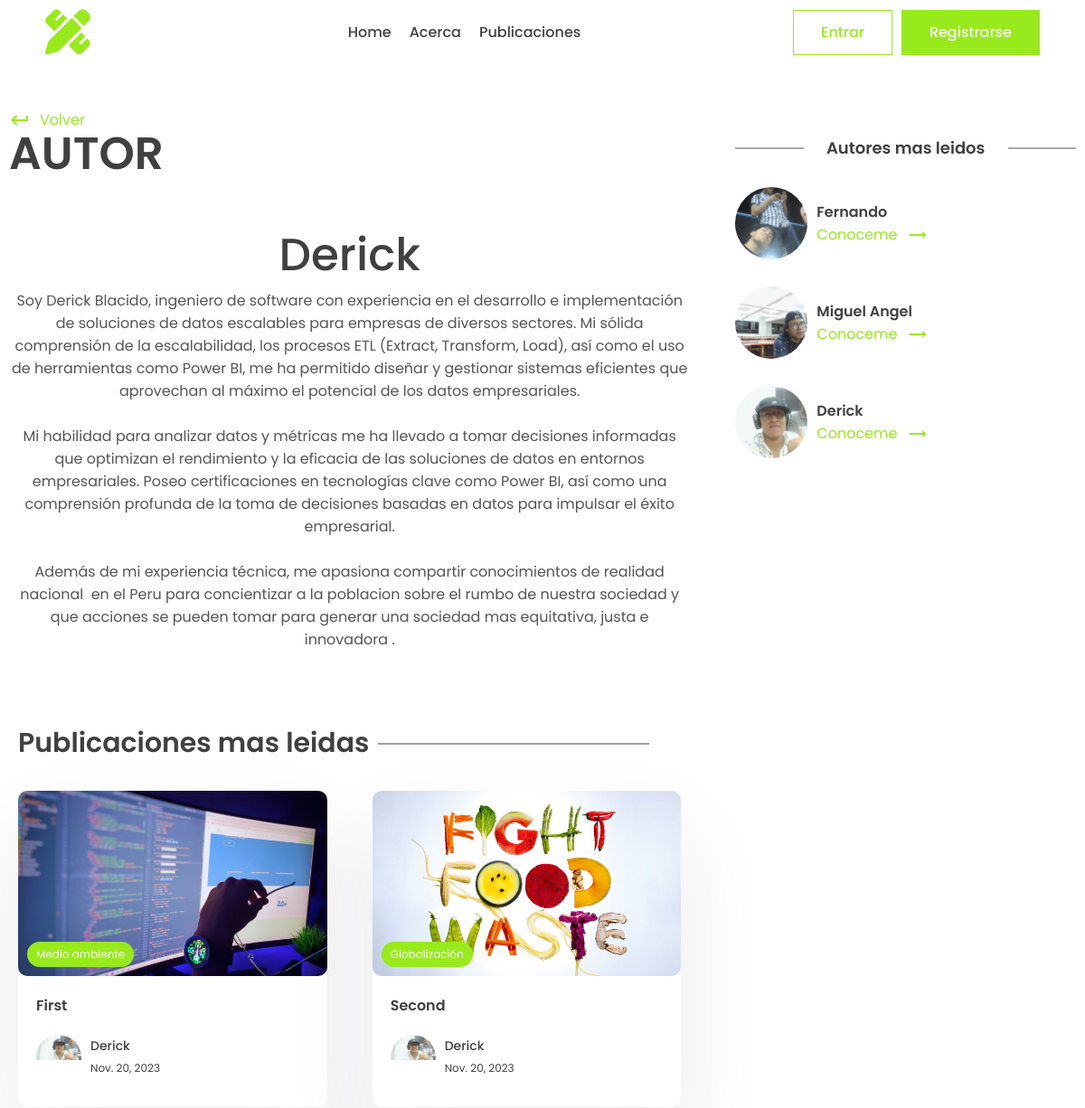
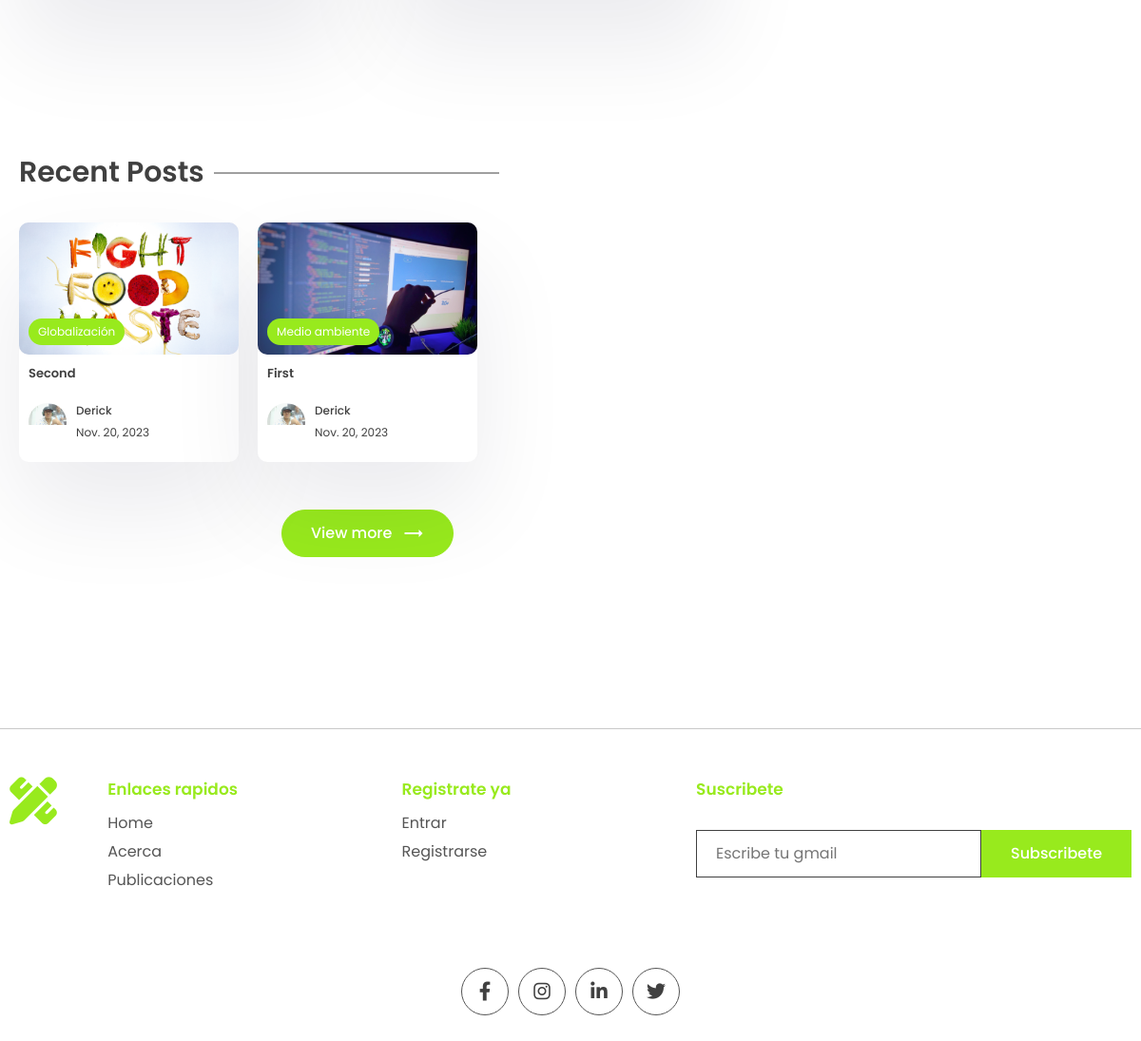
Screenshot of /author/dconer with the database file from the repository (2 pictures, top to bottom).
### app/models.py (models this page shows, shortened)
class Profile(models.Model):
    user = models.OneToOneField(User, on_delete=models.CASCADE)
    profile_image = models.ImageField(null=True, blank=True, upload_to="images/")
    slug = models.SlugField(max_length=200, unique=True)
    bio = RichTextField()
    class Meta:
        verbose_name_plural ='Perfiles'

class Post(models.Model):
    title =  models.CharField(max_length=200, verbose_name="Titulo")
    content = RichTextField(null=True)
    last_updated = models.DateTimeField(auto_now=True, verbose_name="Ultima actualizacion")
    slug = models.SlugField(max_length=200, unique=True)
    image = models.ImageField(null=True, blank=True, upload_to="images/")
    tags = models.ManyToManyField(Tag, blank=True, related_name='post')
    view_count=models.IntegerField(null=True, blank=True)
    is_featured = models.BooleanField(default=False)
    author = models.ForeignKey(User, on_delete=models.CASCADE, null=True, blank=True)
    bookmarks = models.ManyToManyField(User, related_name="bookmarks", default=None, blank=True)
    likes = models.ManyToManyField(User, related_name="post_like", default=None, blank=True)
    class Meta:
        verbose_name_plural ='Publicaciones'

class Tag(models.Model):
    name = models.CharField(max_length=100)
    description = RichTextField()
    slug = models.SlugField(max_length=200, unique=True)
    class Meta:
        verbose_name_plural ='Etiquetas'

### app/views.py (the view)
# urls.py: path('author/<slug:slug>',views.author_page,name='author_page'),
def author_page(request, slug):
    profile = Profile.objects.get(slug=slug)
    top_posts = Post.objects.filter(author = profile.user).order_by('-view_count')[0:2]
    recent_posts = Post.objects.filter(author = profile.user).order_by('-last_updated')[0:2]
    top_authors = User.objects.annotate(number=Count('post')).order_by('number')
    context={'profile':profile,'top_posts':top_posts, 'recent_posts':recent_posts, 'top_authors':top_authors}
    return render(request, 'app/author.html', context)

### app/templates/app/author.html (shortened to what this page needs)
{% extends 'base.html' %}
{% block content %}
      <div class="container">
        <div class="layout">
          <div class="left">
            <div class="page-top">
              <div class="top flex">
                <div class="page-name">
                  <a href="{% url 'index' %}" class="learn">
                    <span class="material-icons"> keyboard_return </span> Volver
                  </a>
                  <h1>Autor</h1>
                </div>
              </div>
            </div>
            <center>
              <div class="typo">
                <h1 class="title">{{profile.user.first_name}}</h1>
                <p>
                    {{profile.bio| safe}}
                </p>
              </div>
            </center>
            <section class="sp">
              <div class="container">
                <h1 class="sec-title">Publicaciones mas leidas</h1>
                <div class="grid-2 blog">
                    {% for post in top_posts %}
                  <a href="{% url 'post_page' post.slug %}">
                    <div class="card">
                      <div class="post-img">
                        <img src="{{post.image.url}}" alt="" />
                        <div class="tag">{{post.tags.all.0.name}}</div>
                      </div>
                      <div class="card-content">
                        <h3>
                          {{post.title}}
                        </h3>
                        <div class="author">
                          <div class="profile-pic">
                            <img src="{{post.author.profile.profile_image.url}}" alt="" />
                          </div>
                          <div class="details">
                            <p>{{post.author.first_name}}</p>
                            <small>{{post.last_updated|date}}</small>
                          </div>
                        </div>
                      </div>
                    </div>
                  </a>
                  {% empty %}
                  <p>Nothing to show here</p>
                  {% endfor %}
                </div>
              </div>
            </section>
            <section class="sp">
              <div class="container">
                <h1 class="sec-title">Recent Posts</h1>
                <div class="grid-3 blog-grid">
                    {% for post in recent_posts %}
                  <a href="{% url 'post_page' post.slug %}">
                    <div class="card">
                      <div class="post-img">
                        <img src="{{post.image.url}}" alt="" />
                        <div class="tag">{{post.tags.all.0.name}}</div>
                      </div>
                      <div class="card-content">
                        <h3>
                          {{post.title}}
                        </h3>
                        <div class="author">
                          <div class="profile-pic">
                            <img src="{{post.author.profile.profile_image.url}}" alt="" />
                          </div>
                          <div class="details">
                            <p>{{post.author.first_name}}</p>
                            <small>{{post.last_updated|date}}</small>
                          </div>
                        </div>
                      </div>
                    </div>
                  </a>
                  {% empty %}
                  <p>Nothing to show here</p>
                  {% endfor %}
                </div>
                <center>
                  <button class="btn btn-primary rounded view">
                    View more
                    <span class="material-icons"> trending_flat </span>
                  </button>
                </center>
              </div>
            </section>
          </div>
          <div class="right">
            <div class="block">
              <h2 class="title2">Autores mas leidos</h2>
              {% for author in top_authors %}
              <div class="recent-post other-author">
                <div class="rounded-img">
                  <img src="{{author.profile.profile_image.url}}" alt="" />
                </div>
                <div class="recent-content">
                  <h3>
                    {{author.first_name}}
                  </h3>
                  <a class="learn" href="{% url 'author_page' author.profile.slug %}">Conoceme
                    <span class="material-icons"> trending_flat </span></a
                  >
                </div>
              </div>
              {% endfor %}
              </div>
            </div>
          </div>
        </div>
{% endblock content %}

### app/static/app/style.css (style rules this page uses)
* { margin: 0; padding: 0; box-sizing: border-box; text-decoration: none; border: none; outline: none; list-style: none; font-family: "Poppins", sans-serif; color: var(--black); }
:root { --red: #98ea1d; --black: #404040; --des: #555555; --shadow: #ffffff1a 0px 1px 1px 0px inset, #32325d40 0px 50px 100px -20px, #0000004d 0px 30px 60px -30px; --shadow2: rgba(17, 12, 46, 0.084) 0px 48px 100px 0px; }
html { font-size: 62.5%; }
[class*="grid"] { display: grid; }
img { width: 100%; }
.container { max-width: 1220px; margin: auto; padding: 0 10px; }
p, a { font-size: 1.6rem; color: var(--des); }
.btn { cursor: pointer; height: 5rem; padding: 0 3rem; font-size: 1.6rem; font-weight: 500; border: 1px solid var(--red); display: flex; align-items: center; justify-content: center; gap: 1rem; }
.btn span { color: white; }
.btn-primary { background: var(--red); color: white; }
.rounded { border-radius: 5rem; }
.typo { width: 50%; margin-top: 5rem; }
.title { font-size: 5rem; font-weight: 500; }
.sp { padding: 8rem 0; }
.grid-2 { grid-template-columns: 1.3fr 1fr; align-items: center; }
.post-img { height: 40rem; width: 100%; overflow: hidden; border-radius: 1rem; }
.post-img img { height: 100%; object-fit: cover; object-position: center; }
.learn { display: flex; align-items: center; gap: 1rem; color: var(--red); margin-top: 2rem; }
.learn span { color: var(--red); }
.sec-title { font-size: 3rem; font-weight: 600; position: relative; width: fit-content; margin-bottom: 3rem; }
.sec-title::after { content: ""; position: absolute; right: -31rem; height: 1px; width: 30rem; background: var(--black); top: 50%; transform: translateY(-50%); }
.grid-3 { grid-template-columns: repeat(3, 1fr); gap: 5rem; }
.card { background: white; box-shadow: var(--shadow2); border-radius: 1rem; cursor: pointer; transition: 0.3s; }
.post-img { position: relative; }
.tag { position: absolute; bottom: 1rem; left: 1rem; background: var(--red); color: white; border-radius: 5rem; padding: 0.5rem 1rem; font-size: 1.2rem; }
.card-content { padding: 2rem; padding-bottom: 3rem; }
.card h3 { font-size: 1.6rem; font-weight: 600; }
.card .post-img { width: 100%; height: unset; aspect-ratio: 1/0.6; }
.author { display: flex; align-items: center; gap: 1rem; margin-top: 2rem; }
.profile-pic { width: 5rem; aspect-ratio: 1/1; border-radius: 50%; overflow: hidden; }
.author p { color: var(--black); font-weight: 500; font-size: 1.4rem; }
.author small { color: var(--black); font-size: 1.2rem; }
.view { margin-top: 5rem; }
.layout { display: flex; gap: 5rem; }
.left { width: 100%; height: 100%; }
.right { position: sticky; top: 70px; height: 100%; width: 50%; }
.page-name h1 { font-size: 5rem; text-transform: uppercase; font-weight: 600; line-height: 5rem; }
.flex { display: flex; align-items: flex-end; justify-content: space-between; }
.left .typo { width: 100%; }
.blog { grid-template-columns: 1fr 1fr; gap: 5rem; }
.title2 { position: relative; font-size: 1.8rem; text-align: center; font-weight: 600; margin-bottom: 3rem; }
.title2::before { content: ""; position: absolute; height: 1px; width: 20%; background: var(--des); left: 0; top: 50%; transform: translateY(-50%); }
.title2::after { content: ""; position: absolute; height: 1px; width: 20%; background: var(--des); right: 0; top: 50%; transform: translateY(-50%); }
.blog-grid { gap: 2rem; }
.blog-grid .card-content { padding: 1rem; padding-bottom: 2rem; }
.blog-grid .card h3 { font-size: 1.3rem; font-weight: 600; }
.blog-grid .profile-pic { width: 4rem; }
.blog-grid .author p { font-size: 1.2rem; }
.block { margin-top: 5rem; }
.rounded-img { width: 8rem; aspect-ratio: 1/1; overflow: hidden; border-radius: 50%; }
.rounded-img img { width: 100%; height: 100%; object-fit: cover; object-position: center; }
.recent-post { display: grid; align-items: center; gap: 1rem; margin-top: 3rem; grid-template-columns: auto 1fr; }
.recent-post .learn { margin-top: 0rem; }
.recent-post h3 { font-size: 1.6rem; font-weight: 600; }

### rows the page displays
Profile: user.first_name "Derick", bio "Soy Derick Blacido, ingeniero de software con experiencia en el desarrollo e implementación de soluciones de datos escalables para empresas de diversos sectores. Mi sólida comprensión de la escalabilidad, los procesos ETL (Extract, Transform, Load), así como el uso de herramientas como Power BI, me ha permitido diseñar y gestionar sistemas eficientes que aprovechan al máximo el potencial de los datos empresariales. Mi habilidad para analizar datos y métricas me ha llevado a tomar decisiones informadas que optimizan el rendimiento y la eficacia de las soluciones de datos en entornos empresariales. Poseo certificaciones en tecnologías clave como Power BI, así como una comprensión profunda de…"
Post: image (picture), tags.all.0.name "Medio ambiente", title "First", author.profile.profile_image (picture), author.first_name "Derick", last_updated "Nov. 20, 2023"
Post: image (picture), tags.all.0.name "Globalización", title "Second", author.profile.profile_image (picture), author.first_name "Derick", last_updated "Nov. 20, 2023"

### other values shown
{{ author.first_name }} "Fernando"
{{ author.first_name }} "Miguel Angel"
{{ author.first_name }} "Derick"
